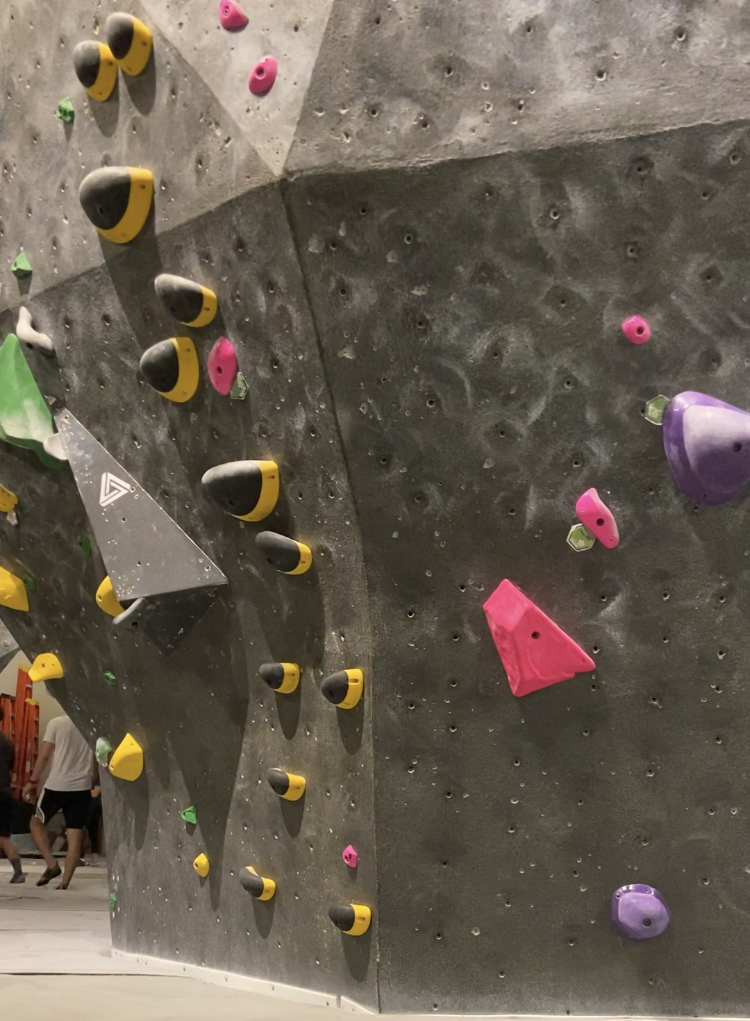
#> input picture images/bumblebee.png, 750 x 1021 px; its folder holds 5 pictures in this run
$ python hold_detection.py   (older library calls are emulated)
#> lines starting #> are read from the running program, lines starting #| are printed output that depends on the picture; after the words box and inside, x2 and y2 are one past the last pixel; in counts of white or black regions, pixels touching at a corner belong together
import cv2
import numpy as np
import math
from matplotlib import pyplot as plt
import random as rng
import glob


def get_edges(img):
    # Canny edge detector to get the edges
    gaussian_img = cv2.GaussianBlur(img, (5,5), 0)
    # median_img = cv2.medianBlur(img, 5)
    gray = cv2.cvtColor(gaussian_img,cv2.COLOR_BGR2GRAY)
    otsu, _ = cv2.threshold(gray,0,255,cv2.THRESH_BINARY+cv2.THRESH_OTSU)
    edges = cv2.Canny(gaussian_img, otsu,otsu * 2, L2gradient = True)
    # plotCanny(edges, gaussian_img)


    # cv2.drawContours(mask,hulls,-1,[255,255,255],-1)
    # # Draw contours + hull results
    drawing = np.zeros((edges.shape[0], edges.shape[1], 3), dtype=np.uint8)
    # [7 lines of commented-out code are left out]

    return edges


# [35 lines left out: function blob_detect_holds, not called in this run]


def convex_hull_holds(edges, img):
    # Get contours from edge detection and get objects with convex hull
     # Find contours
    contours,_ = cv2.findContours(edges, cv2.RETR_TREE, cv2.CHAIN_APPROX_SIMPLE)
    # Find the convex hull object for each contour
    # hulls = map(cv2.convexHull, contours)
    # hulls = np.array(list(hulls))

    # mask = np.zeros(img.shape,np.uint8)


    img_shape = img.shape
    hull_list = []
    for i in range(len(contours)):
        hull = cv2.convexHull(contours[i])
        hull_list.append(hull)


    drawing = np.zeros((edges.shape[0], edges.shape[1], 3), dtype=np.uint8)
    for i in range(len(contours)):
        color = (255, 255, 255)
        cv2.drawContours(drawing, contours, i, color)
        cv2.drawContours(drawing, hull_list, i, color)
    # Show in a window
    cv2.imshow('Contours', drawing)
    cv2.waitKey(0)
    # loop through all hulls and generate an image for each
    # for i in range(len(hull_list)):
    #     # print(hull_list[i])
    #     # x_vals = hull_list[i][:,0][:,0]
    #     # y_vals = hull_list[i][:,0][:,1]

    #     # min_x = min(x_vals)

    #     flattened_list = hull_list[i][:,0]

    #     mins = np.amin(flattened_list, axis=0)
    #     maxs = np.amax(flattened_list, axis=0)
    #     if ((maxs[0] - mins[0]) * (maxs[1] - mins[1]) > 100):
    #         mins[mins >=10] -= 10
    #         maxs[maxs <=img_shape[1]] += 10
    #         crop_img = img[mins[0]:maxs[0], mins[1]:maxs[1]]
    #         cv2.imshow("cropped", crop_img)
    #         cv2.waitKey(0)

    #     print(mins)
    #     print(maxs)


# [7 lines left out: function plotCanny, not called in this run]


rng.seed(12345)

images = [cv2.imread(image, 1) for image in glob.glob("images/*.png")]
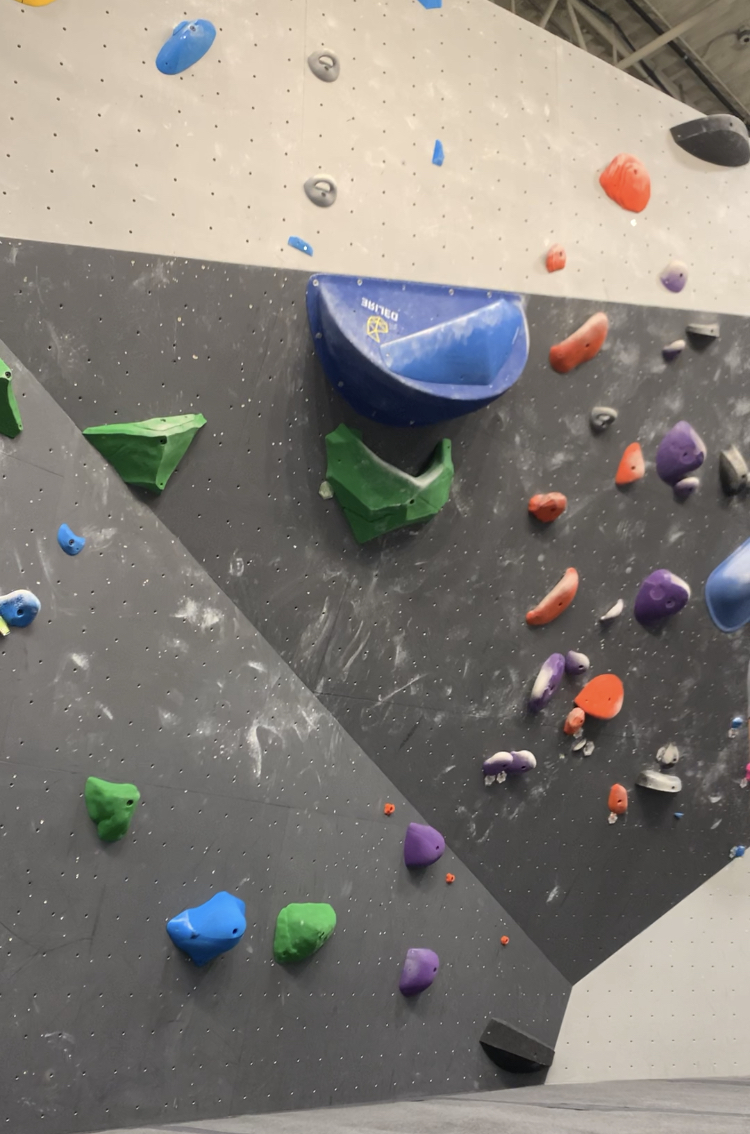
#> input picture images/dark_wall_holds.png, 750 x 1134 px
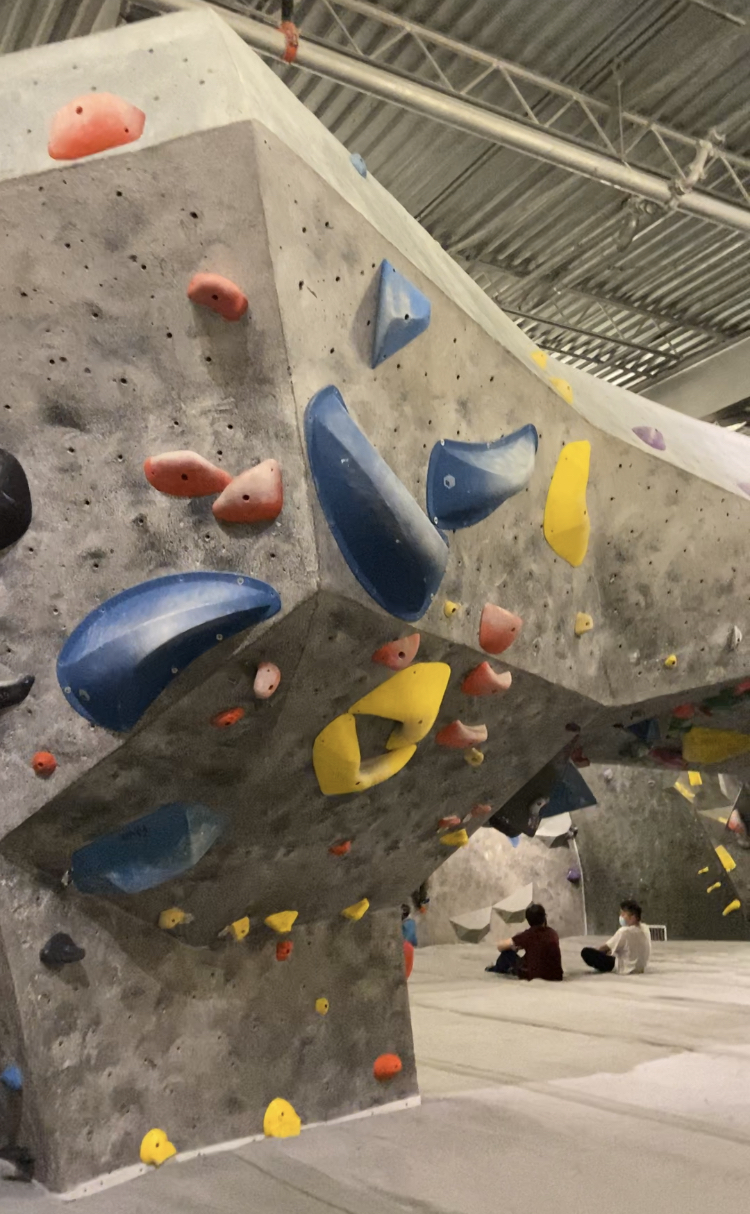
#> input picture images/depth.png, 750 x 1214 px
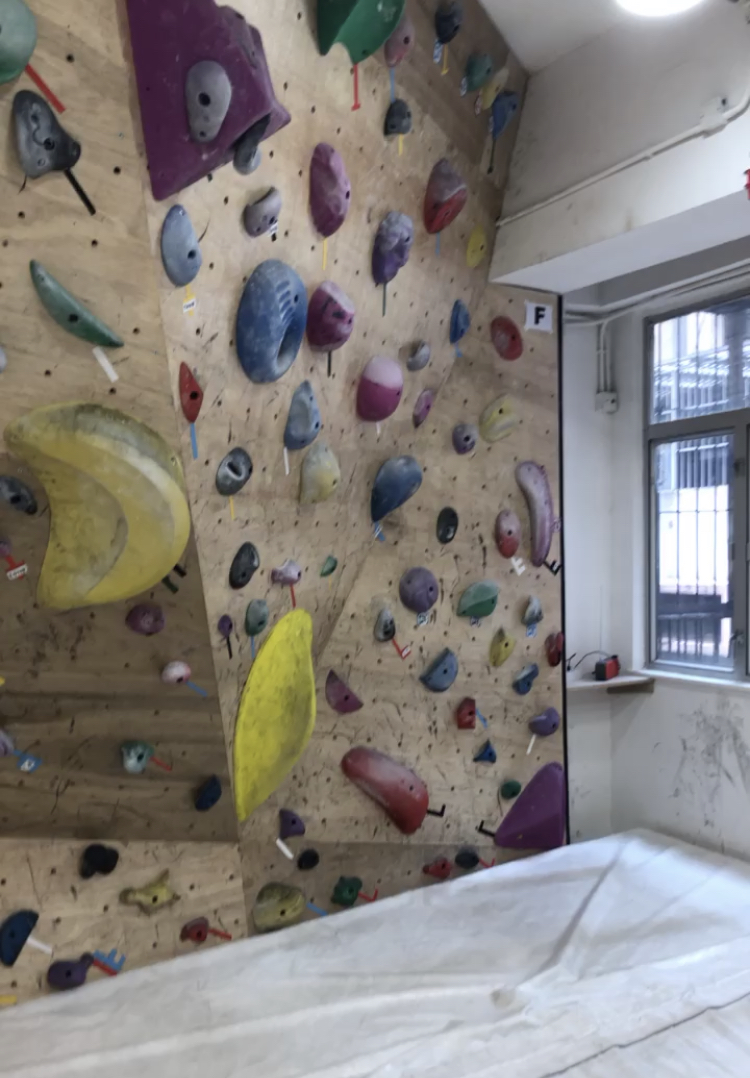
#> input picture images/hk_holds.png, 750 x 1078 px
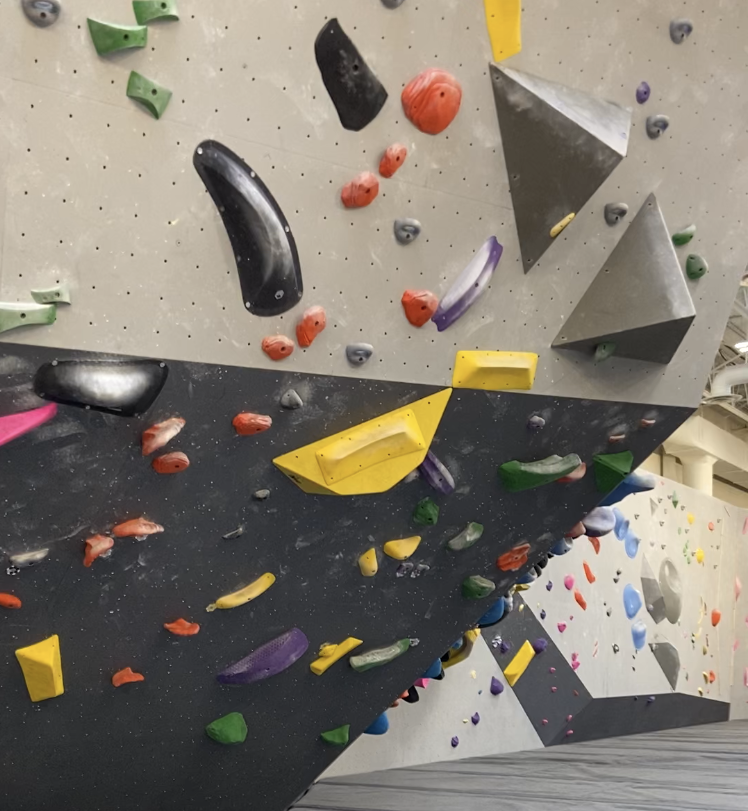
#> input picture images/hold_test_2.png, 748 x 811 px
#> images = 5 items
test_img = cv2.imread("./images/hold_test_2.png",1)
#> test_img is the input picture: shape (811, 748, 3); mean B, G, R 113.4, 124.4, 131.7
# hold_w_person_img = cv2.imread("./images/hold_with_person.jpg",1)
# hold_w_person2_img = cv2.imread("./images/hold_with_person2.jpg",1)
# hold_depth_img = cv2.imread("./images/depth.jpg",1)

edges = get_edges(test_img)
#> in get_edges, `otsu, _ = cv2.threshold(gray,0,255,cv2.THRESH_BINARY+cv2.THRESH_OTSU)`: otsu = 119
#> in get_edges, `edges = cv2.Canny(gaussian_img, otsu,otsu * 2, L2gradient = True)`:
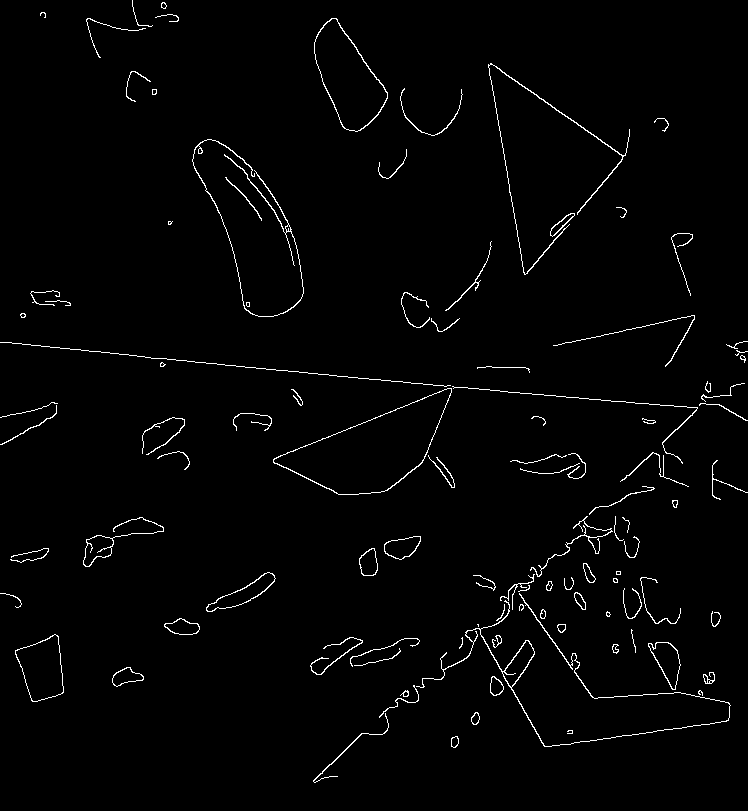
#> edges: shape (811, 748); 1.8% white in thin lines or dots
convex_hull_holds(edges, test_img)
#> in convex_hull_holds, `contours,_ = cv2.findContours(edges, cv2.RETR_TREE, cv2.CHAIN_APPROX_S..`: contours = 141 contours, 70 with area under 20; largest, box (x1, y1, x2, y2) and area: (273, 388, 452, 495) 9024, (273, 388, 452, 495) 8935, (314, 18, 388, 132) 4650, (314, 18, 388, 132) 4542, (15, 634, 64, 702) 2178
#> the loop in convex_hull_holds, `for i in range(len(contours)):` made 141 passes
#> hull on pass 34: [[478, 624], [478, 626], [477, 624]]
#> after the loop in convex_hull_holds, `for i in range(len(contours)):`: hull_list = 141 contours, 26 with area under 20; largest, box (x1, y1, x2, y2) and area: (416, 593, 731, 747) 26246, (488, 63, 630, 275) 15317, (192, 139, 304, 317) 11089, (273, 388, 452, 495) 9248, (273, 388, 452, 495) 9168
#> the loop in convex_hull_holds, `for i in range(len(contours)):` made 141 passes
#> after the loop in convex_hull_holds, `for i in range(len(contours)):`:
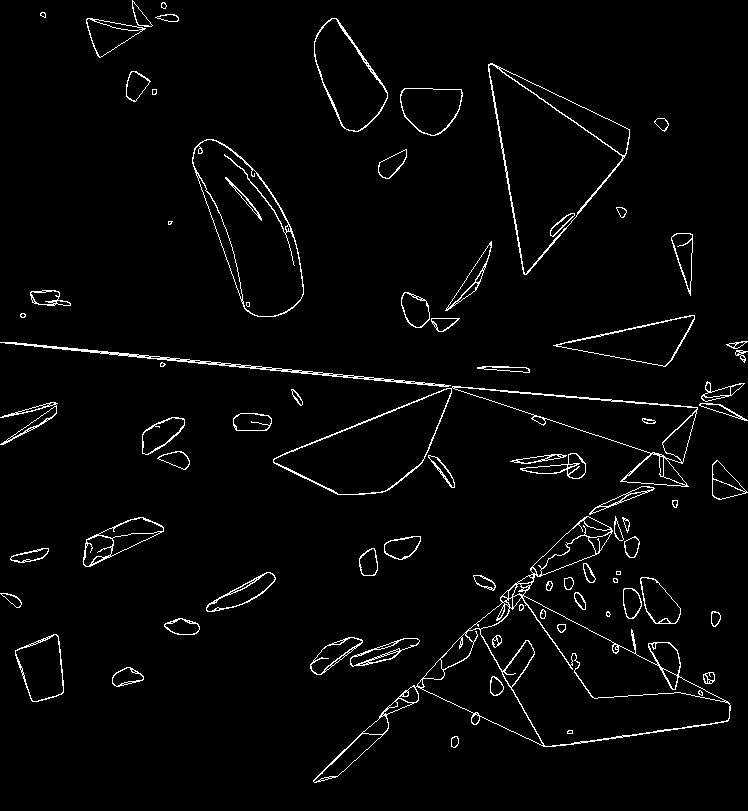
#> drawing: shape (811, 748, 3); 2.8% white in thin lines or dots
# [5 lines of commented-out code are left out]
